Frame 1 (no input): blank canvas, image omitted
Frame 60 (the mouse pressed at the canvas centre just before this capture): blank canvas, image omitted
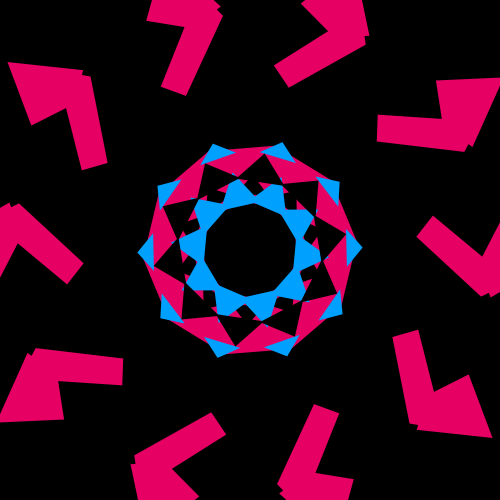
Frame 120 (the mouse held since frame 60 and released just before this capture)

The Processing sketch whose frames 1 and 60 were blank and that drew this single picture after the mouse press (run headless with seeded random() and noise(); from frame 60 on, the mouse is pressed at the canvas centre):

// Processing sketch: processing_113953
// ── processing_113953.pde

int rings = 20;
int t = 0;
int seed = floor(random(1000));

void setup() {

  size(500,500);
  background(0);
}

void draw() {
  background(0);
  t+= mouseX;
  for (int i = 0; i < rings; i++) {
    
    int ntris = ceil(noise(seed+i, mouseX/500.0)*10);
    ntris = 10;
    float rad = 250*noise(seed+(t/20000.0)+1000, seed+i);
    float width = mouseX * noise(seed+i, t/10000.0);
    float height = mouseX * noise(seed+i+500, t/10000.0);
    
    if (i > rings-5) {
      width /= 5.0;
      height /= 5.0;
      rad /= 2.0;
    }
    
    pushMatrix();
    translate(250,250);
    
    noStroke();
    
    float rcolor = 4 * noise(seed+(mouseX + 1000 + t/100.0)/500, seed+i);

    if (rcolor > 2) {
      if (i > rings-5) {
        fill(0,160,255);
      }
      else {
        fill(230,0,100);
      }
    }
    else {
      fill(0);
    }
    
    //rotate(t/10000.0);
    rotate(i);
    
    for (int j = 0; j < ntris; j++) {
      rotate(PI*2 / ntris);
      triangle(-width, rad, width, rad, 0, rad+height);
    }
    popMatrix();
  }
}
